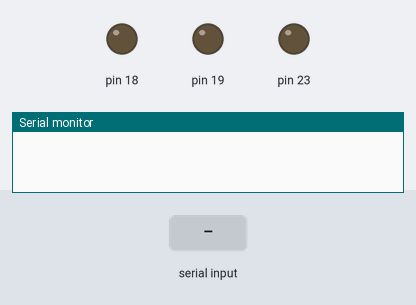
Bench run of a sketch on a simulated Arduino Mega 2560, built with avr-gcc and run on an emulated ATmega2560. Parts: output pins drawn as LEDs (lit = HIGH), the last lines printed to the serial monitor. Inputs (shaded band) come from the test bench.

Above: at 1.2 s.
1.3 s: "1" received over Serial
At 2.0 s:
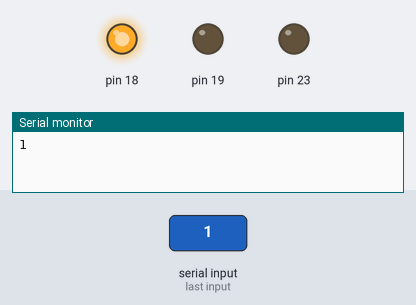
2.8 s: "2" received over Serial
At 3.2 s:
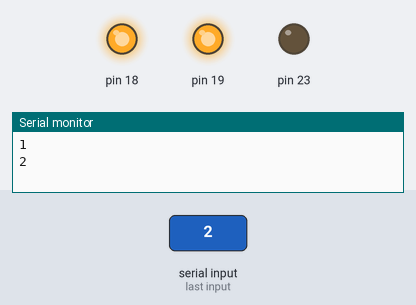
4.3 s: "3" received over Serial
At 5.5 s:
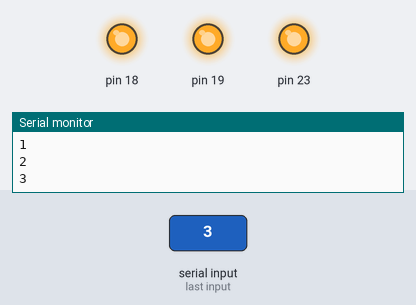
5.8 s: "0" received over Serial
At 6.6 s:
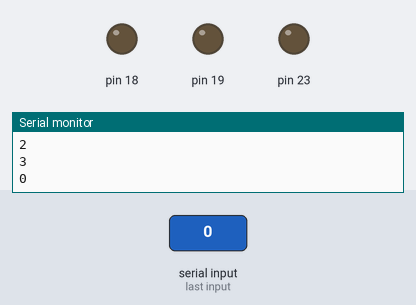
7.3 s: "2" received over Serial
At 7.8 s:
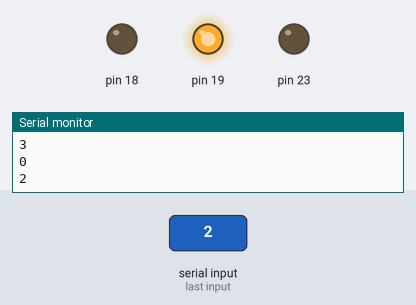
8.8 s: "3" received over Serial
At 10.1 s:
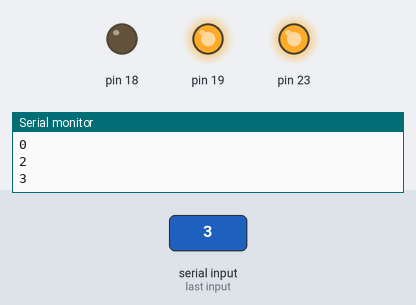
Timing chart, 0 to 11.3 s (numbered marks = the images above; inputs shaded):
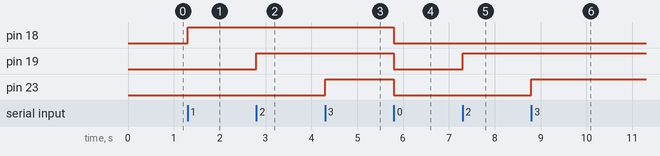

Measured:
- after the input at 1.3 s, pin 18: LOW → HIGH at once
- after the input at 2.8 s, pin 19: LOW → HIGH at once
- after the input at 4.3 s, pin 23: LOW → HIGH at once
- after the input at 5.8 s, pin 18, pin 19, pin 23: HIGH → LOW at once
- after the input at 7.3 s, pin 19: LOW → HIGH at once
- after the input at 8.8 s, pin 23: LOW → HIGH at once

The sketch:

240110_led_ascii.ino
```cpp
void setup() {
Serial.begin(115200);
pinMode(18,OUTPUT);
pinMode(19,OUTPUT);
pinMode(23,OUTPUT);
}

void loop() {
  //Serial에 아무 것도 안 들어오면 0, 뭐라도 들어오면 1이상
  //(여러 개의 값이 들어오면 1 이상이 될 수 있다.)
  //즉 Serial.available()>=1이상이라는 것은 Serial에 어떤
  //값이 입력되었다는 의미다.
  if(Serial.available()>=1){
    char c = Serial.read();
    Serial.println(c);
    if(c==49){
      digitalWrite(18,1);
    }else if(c==50){
      digitalWrite(19,1);
    }else if(c==51){
      digitalWrite(23,1);
    }else if(c==48){
      digitalWrite(18,0);
      digitalWrite(19,0);
      digitalWrite(23,0);
    }
  }
}
```
